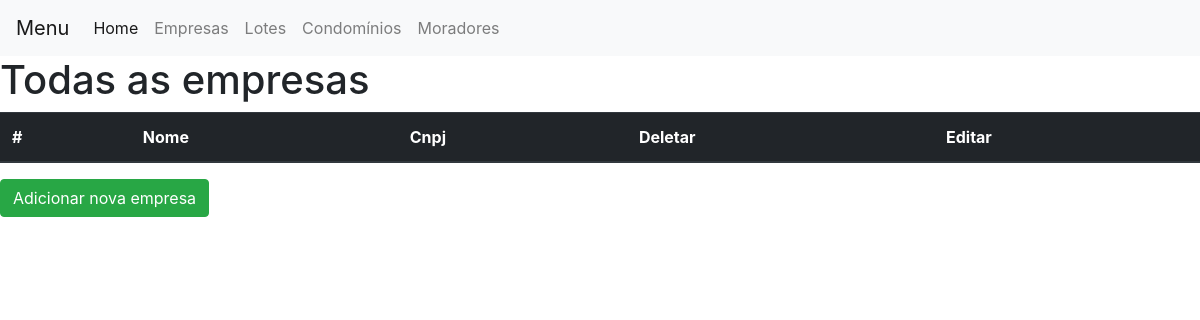
The page /views/company/index.php on the database as committed earlier.
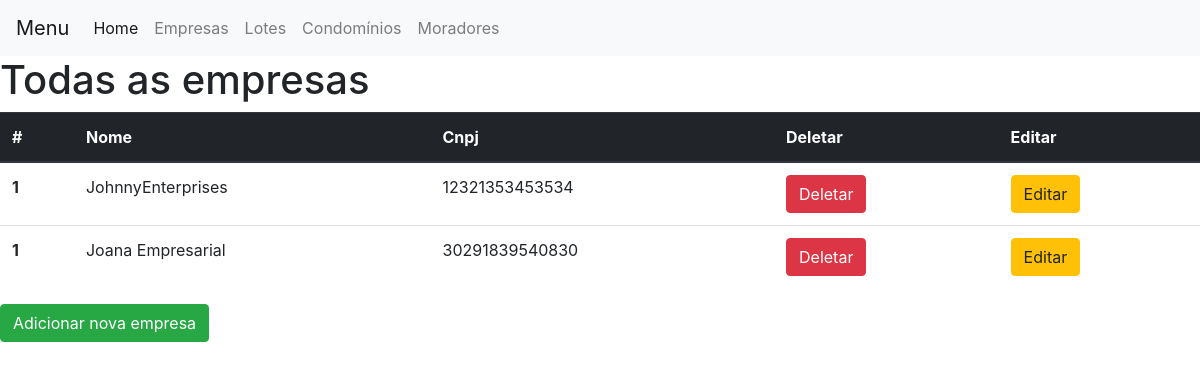
The same page on the database as committed later.
### tables this page shows
CREATE TABLE `company` (
  `id` int(11) NOT NULL,
  `name` varchar(255) NOT NULL,
  `cnpj` varchar(45) NOT NULL
);

### models/BaseModel.php (called while the page is built, shortened)
<?php
    class BaseModel{
        public static function getTableName(){
            return strtolower(preg_replace('/\B([A-Z])/', '_$1', lcfirst(get_called_class())));
        }
        public static function buildQuery($action, $table_name, $attributes, $condition){
            switch ($action) {
				case 'select':
                    if(empty($attributes)){
                        if (empty($condition)) {
                            $query = "SELECT * FROM ".$table_name;
                        }else{
                            $query = "SELECT * FROM ".$table_name." WHERE ".$condition." = :". $condition;
                        }
                    }else{
                        if (empty($condition)) {
                            $query = "SELECT `".implode("`, `", $attributes)."` FROM ".$table_name;
                        }else{
                            $query = "SELECT `".implode("`, `", $attributes)."` FROM ".$table_name." WHERE ".$condition." = :". $condition;
                        }
                    }
                    break;
            }
            return $query;
        }
		public static function select($conditionName = null, $conditionValue = null, $returnedAttributes = null){
            $connection = Connection::connect();
            if(is_array($conditionName)){
                $stmt = $connection->prepare(self::buildQuery("select", self::getTableName(), $conditionName, null));
            }else{
                if(!empty($conditionName) && $conditionValue == null && $returnedAttributes == null){
                    $stmt = $connection->prepare(self::buildQuery("select", self::getTableName(), null, "id"));
					$conditionValue = $conditionName;
					$conditionName = "id";
                }else if(is_array($conditionValue)){
					$stmt = $connection->prepare(self::buildQuery("select", self::getTableName(), $conditionValue, "id"));
					$conditionValue = $conditionName;
					$conditionName = "id";
				}else{
                    $stmt = $connection->prepare(self::buildQuery("select", self::getTableName(), $returnedAttributes, $conditionName));
                }
            }
            $condition = array();
            $stmt->execute();
			return $stmt->fetchAll(PDO::FETCH_CLASS, get_called_class());
        }
    }

### controllers/CompaniesController.php (called while the page is built, shortened)
<?php
	require_once dirname(__FILE__).'/../models/company.php';
	class CompaniesController {
		public static function read($id=null){
			return Company::select($id);
		}
	}

### models/company.php (called while the page is built, shortened)
<?php
	require_once dirname(__FILE__).'/BaseModel.php';
	class Company extends BaseModel {
		private $id, $name, $cnpj;
		function getId() { return $this->id; }
		function getName() { return $this->name; }
        function getCnpj() { return $this->cnpj; }
	}

### views/company/index.php (the view, shortened to what this page needs)
<?php
	require_once dirname(__FILE__).'/../../controllers/CompaniesController.php';
	$companies = CompaniesController::read();
?>
<!DOCTYPE html>
	<?php include "../header.inc" ?>
		<h1> Todas as empresas </h1>
		<table class="table">
		  <thead class="thead-dark">
		    <tr>
		      <th scope="col">#</th>
		      <th scope="col">Nome</th>
		      <th scope="col">Cnpj</th>
		      <th scope="col">Deletar</th>
		      <th scope="col">Editar</th>
		    </tr>
		  </thead>
		  <tbody>
		  <?php foreach($companies as $company): ?>
		    <tr>
		      <th scope="row">1</th>
		      <td><?= $company->getName(); ?></td>
		      <td><?= $company->getCnpj(); ?></td>
		      <td><a href= "../../controllers/CompaniesController.php?action=delete&id=<?=$company->getId()?>" ><button type="button" class="btn btn-danger">Deletar</button> </a></td>
		      <td><a href= "update.php?id=<?= $company->getId() ?>" ><button type="button" class="btn btn-warning">Editar</button> </a></td>
		    </tr>
		  <?php endforeach; ?>
		  </tbody>
		</table>
		<a href= "create.php" ><button type="button" class="btn btn-success">Adicionar nova empresa</button> </a>
	<?php include "../footer.inc" ?>

### views/header.inc (shortened to what this page needs)
<head>
		<link rel="stylesheet" href="https://stackpath.bootstrapcdn.com/bootstrap/4.1.0/css/bootstrap.min.css">
	</head>
	<body>
	<nav class="navbar navbar-expand-lg navbar-light bg-light">
	  <a class="navbar-brand" href="#">Menu</a>
	  <div class="collapse navbar-collapse" id="navbarSupportedContent">
	    <ul class="navbar-nav mr-auto">
	      <li class="nav-item active">
	        <a class="nav-link" href="#">Home <span class="sr-only">(current)</span></a>
	      </li>
	      <li class="nav-item">
	        <a class="nav-link" href="../company/index.php">Empresas</a>
	      </li>
	      <li class="nav-item">
	        <a class="nav-link" href="../allotment/index.php">Lotes</a>
	      </li>
	      <li class="nav-item">
	        <a class="nav-link" href="../condom/index.php">Condomínios</a>
	      </li>
	      <li class="nav-item">
	        <a class="nav-link" href="../dweller/index.php">Moradores</a>
	      </li>
	    </ul>
	  </div>
	</nav>

### views/footer.inc (shortened to what this page needs)
    </body>
</html>

Rows that differ between the two databases and show on the page:
added company: name "JohnnyEnterprises", cnpj "12321353453534"
added company: name "Joana Empresarial", cnpj "30291839540830"
